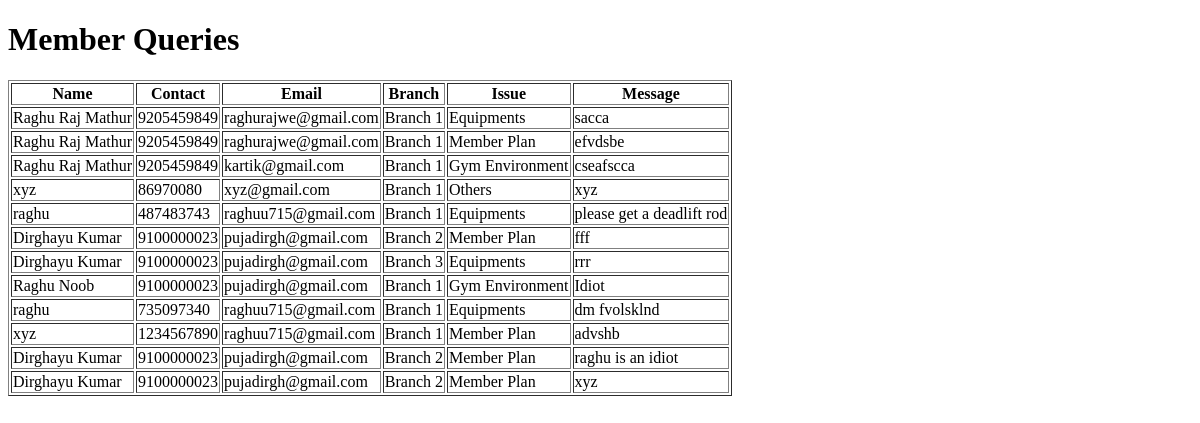
Before: /member-queries/ with the older database file.
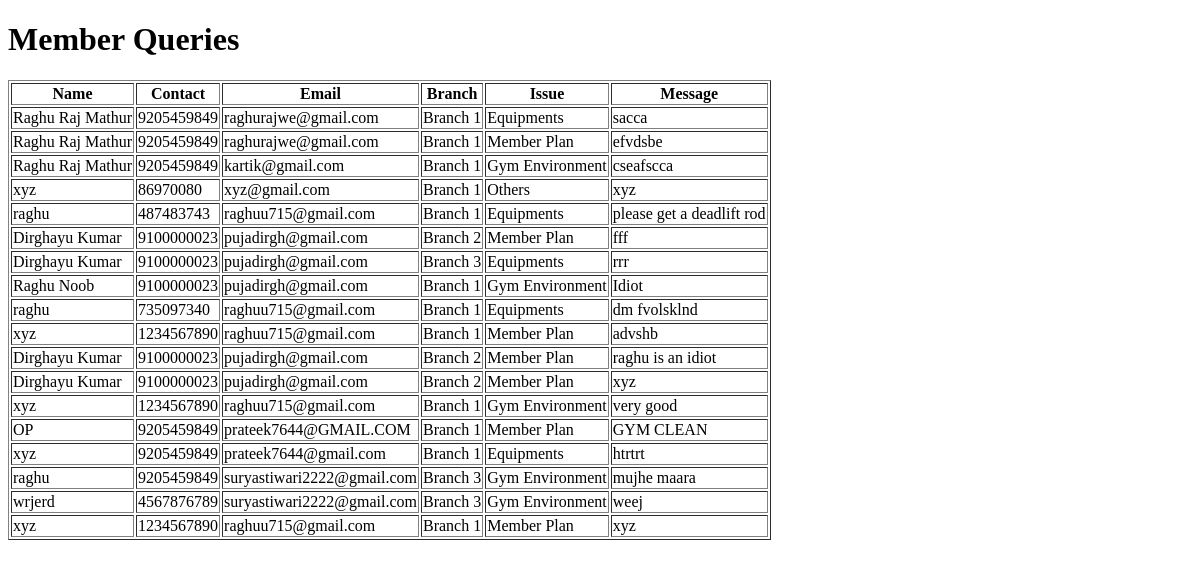
After: the same page with the newer database file.
### gym/models.py (models this page shows)
class MemberEnquiry(models.Model):
    name = models.CharField(max_length=255)
    contact = models.CharField(max_length=20)
    emailid = models.EmailField(max_length=255)
    branch = models.CharField(max_length=255)
    issue = models.CharField(max_length=255)
    message = models.TextField()
    submitted_at = models.DateTimeField(auto_now_add=True)

### gym/views.py (the view)
# urls.py: path("member-queries/", views.member_queries, name="member_queries"),
def member_queries(request):
    queries = MemberEnquiry.objects.all()
    return render(request, "member_queries.html", {"queries": queries})

### gym/templates/member_queries.html (shortened to what this page needs)
<!DOCTYPE html>
<html lang="en">
<head>
</head>
<body>
    <h1>Member Queries</h1>
    <table border="1">
        <thead>
            <tr>
                <th>Name</th>
                <th>Contact</th>
                <th>Email</th>
                <th>Branch</th>
                <th>Issue</th>
                <th>Message</th>
            </tr>
        </thead>
        <tbody>
            {% for query in queries %}
            <tr>
                <td>{{ query.name }}</td>
                <td>{{ query.contact }}</td>
                <td>{{ query.emailid }}</td>
                <td>{{ query.branch }}</td>
                <td>{{ query.issue }}</td>
                <td>{{ query.message }}</td>
            </tr>
            {% endfor %}
        </tbody>
    </table>
</body>
</html>

Changed rows visible on the page:
added MemberEnquiry: name "xyz", contact "1234567890", emailid "raghuu715@gmail.com", branch "Branch 1", issue "Gym Environment", message "very good"
added MemberEnquiry: name "OP", contact "9205459849", emailid "prateek7644@GMAIL.COM", branch "Branch 1", issue "Member Plan", message "GYM CLEAN"
added MemberEnquiry: name "xyz", contact "9205459849", emailid "prateek7644@gmail.com", branch "Branch 1", issue "Equipments", message "htrtrt"
added MemberEnquiry: name "raghu", contact "9205459849", emailid "suryastiwari2222@gmail.com", branch "Branch 3", issue "Gym Environment", message "mujhe maara"
added MemberEnquiry: name "wrjerd", contact "4567876789", emailid "suryastiwari2222@gmail.com", branch "Branch 3", issue "Gym Environment", message "weej"
added MemberEnquiry: name "xyz", contact "1234567890", emailid "raghuu715@gmail.com", branch "Branch 1", issue "Member Plan", message "xyz"
